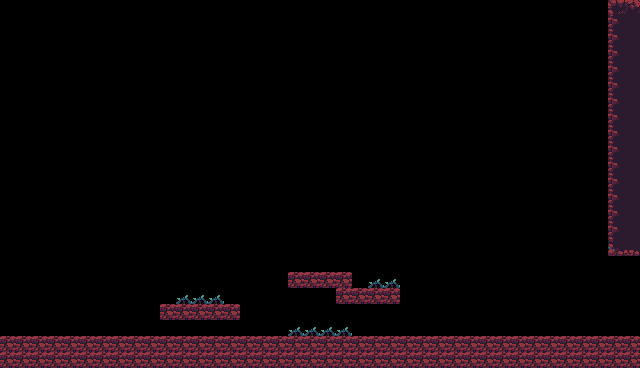

The image is a tile-based game level rendered from a .tmx file. Its description and complete source (layers, tilesets, objects, tile grids) follow:
An orthogonal 40x23 tile map with 16x16 px tiles, 2 tile layers (ground, flora) and 8 objects (gold_key, exit_point).

<map version="1.5" tiledversion="1.6.0" orientation="orthogonal" renderorder="right-down" width="40" height="23" tilewidth="16" tileheight="16" infinite="0" nextlayerid="7" nextobjectid="18">
 <editorsettings>
  <export target="../wasteland.lua" format="lua" />
 </editorsettings>
 <tileset firstgid="1" name="files" tilewidth="16" tileheight="16" tilecount="512" columns="32">
  <image source="../imgs/tiles.png" width="512" height="256" />
 </tileset>
 <layer id="1" name="ground" width="40" height="23">
  <data encoding="csv">
0,0,0,0,0,0,0,0,0,0,0,0,0,0,0,0,0,0,0,0,0,0,0,0,0,0,0,0,0,0,0,0,0,0,0,0,0,0,237,238,
0,0,0,0,0,0,0,0,0,0,0,0,0,0,0,0,0,0,0,0,0,0,0,0,0,0,0,0,0,0,0,0,0,0,0,0,0,0,269,270,
0,0,0,0,0,0,0,0,0,0,0,0,0,0,0,0,0,0,0,0,0,0,0,0,0,0,0,0,0,0,0,0,0,0,0,0,0,0,269,270,
0,0,0,0,0,0,0,0,0,0,0,0,0,0,0,0,0,0,0,0,0,0,0,0,0,0,0,0,0,0,0,0,0,0,0,0,0,0,269,270,
0,0,0,0,0,0,0,0,0,0,0,0,0,0,0,0,0,0,0,0,0,0,0,0,0,0,0,0,0,0,0,0,0,0,0,0,0,0,269,270,
0,0,0,0,0,0,0,0,0,0,0,0,0,0,0,0,0,0,0,0,0,0,0,0,0,0,0,0,0,0,0,0,0,0,0,0,0,0,269,270,
0,0,0,0,0,0,0,0,0,0,0,0,0,0,0,0,0,0,0,0,0,0,0,0,0,0,0,0,0,0,0,0,0,0,0,0,0,0,269,270,
0,0,0,0,0,0,0,0,0,0,0,0,0,0,0,0,0,0,0,0,0,0,0,0,0,0,0,0,0,0,0,0,0,0,0,0,0,0,269,270,
0,0,0,0,0,0,0,0,0,0,0,0,0,0,0,0,0,0,0,0,0,0,0,0,0,0,0,0,0,0,0,0,0,0,0,0,0,0,269,270,
0,0,0,0,0,0,0,0,0,0,0,0,0,0,0,0,0,0,0,0,0,0,0,0,0,0,0,0,0,0,0,0,0,0,0,0,0,0,269,270,
0,0,0,0,0,0,0,0,0,0,0,0,0,0,0,0,0,0,0,0,0,0,0,0,0,0,0,0,0,0,0,0,0,0,0,0,0,0,269,270,
0,0,0,0,0,0,0,0,0,0,0,0,0,0,0,0,0,0,0,0,0,0,0,0,0,0,0,0,0,0,0,0,0,0,0,0,0,0,269,270,
0,0,0,0,0,0,0,0,0,0,0,0,0,0,0,0,0,0,0,0,0,0,0,0,0,0,0,0,0,0,0,0,0,0,0,0,0,0,269,270,
0,0,0,0,0,0,0,0,0,0,0,0,0,0,0,0,0,0,0,0,0,0,0,0,0,0,0,0,0,0,0,0,0,0,0,0,0,0,269,270,
0,0,0,0,0,0,0,0,0,0,0,0,0,0,0,0,0,0,0,0,0,0,0,0,0,0,0,0,0,0,0,0,0,0,0,0,0,0,269,270,
0,0,0,0,0,0,0,0,0,0,0,0,0,0,0,0,0,0,0,0,0,0,0,0,0,0,0,0,0,0,0,0,0,0,0,0,0,0,301,302,
0,0,0,0,0,0,0,0,0,0,0,0,0,0,0,0,0,0,0,0,0,0,0,0,0,0,0,0,0,0,0,0,0,0,0,0,0,0,0,0,
0,0,0,0,0,0,0,0,0,0,0,0,0,0,0,0,0,0,263,263,263,263,0,0,0,0,0,0,0,0,0,0,0,0,0,0,0,0,0,0,
0,0,0,0,0,0,0,0,0,0,0,0,0,0,0,0,0,0,0,0,0,263,263,263,263,0,0,0,0,0,0,0,0,0,0,0,0,0,0,0,
0,0,0,0,0,0,0,0,0,0,263,263,263,263,263,0,0,0,0,0,0,0,0,0,0,0,0,0,0,0,0,0,0,0,0,0,0,0,0,0,
0,0,0,0,0,0,0,0,0,0,0,0,0,0,0,0,0,0,0,0,0,0,0,0,0,0,0,0,0,0,0,0,0,0,0,0,0,0,0,0,
263,263,263,263,263,263,263,263,263,263,263,263,263,263,263,263,263,263,263,263,263,263,263,263,263,263,263,263,263,263,263,263,263,263,263,263,263,263,263,263,
263,263,263,263,263,263,263,263,263,263,263,263,263,263,263,263,263,263,263,263,263,263,263,263,263,263,263,263,263,263,263,263,263,263,263,263,263,263,263,263
</data>
 </layer>
 <layer id="2" name="flora" width="40" height="23">
  <data encoding="csv">
0,0,0,0,0,0,0,0,0,0,0,0,0,0,0,0,0,0,0,0,0,0,0,0,0,0,0,0,0,0,0,0,0,0,0,0,0,0,0,0,
0,0,0,0,0,0,0,0,0,0,0,0,0,0,0,0,0,0,0,0,0,0,0,0,0,0,0,0,0,0,0,0,0,0,0,0,0,0,0,0,
0,0,0,0,0,0,0,0,0,0,0,0,0,0,0,0,0,0,0,0,0,0,0,0,0,0,0,0,0,0,0,0,0,0,0,0,0,0,0,0,
0,0,0,0,0,0,0,0,0,0,0,0,0,0,0,0,0,0,0,0,0,0,0,0,0,0,0,0,0,0,0,0,0,0,0,0,0,0,0,0,
0,0,0,0,0,0,0,0,0,0,0,0,0,0,0,0,0,0,0,0,0,0,0,0,0,0,0,0,0,0,0,0,0,0,0,0,0,0,0,0,
0,0,0,0,0,0,0,0,0,0,0,0,0,0,0,0,0,0,0,0,0,0,0,0,0,0,0,0,0,0,0,0,0,0,0,0,0,0,0,0,
0,0,0,0,0,0,0,0,0,0,0,0,0,0,0,0,0,0,0,0,0,0,0,0,0,0,0,0,0,0,0,0,0,0,0,0,0,0,0,0,
0,0,0,0,0,0,0,0,0,0,0,0,0,0,0,0,0,0,0,0,0,0,0,0,0,0,0,0,0,0,0,0,0,0,0,0,0,0,0,0,
0,0,0,0,0,0,0,0,0,0,0,0,0,0,0,0,0,0,0,0,0,0,0,0,0,0,0,0,0,0,0,0,0,0,0,0,0,0,0,0,
0,0,0,0,0,0,0,0,0,0,0,0,0,0,0,0,0,0,0,0,0,0,0,0,0,0,0,0,0,0,0,0,0,0,0,0,0,0,0,0,
0,0,0,0,0,0,0,0,0,0,0,0,0,0,0,0,0,0,0,0,0,0,0,0,0,0,0,0,0,0,0,0,0,0,0,0,0,0,0,0,
0,0,0,0,0,0,0,0,0,0,0,0,0,0,0,0,0,0,0,0,0,0,0,0,0,0,0,0,0,0,0,0,0,0,0,0,0,0,0,0,
0,0,0,0,0,0,0,0,0,0,0,0,0,0,0,0,0,0,0,0,0,0,0,0,0,0,0,0,0,0,0,0,0,0,0,0,0,0,0,0,
0,0,0,0,0,0,0,0,0,0,0,0,0,0,0,0,0,0,0,0,0,0,0,0,0,0,0,0,0,0,0,0,0,0,0,0,0,0,0,0,
0,0,0,0,0,0,0,0,0,0,0,0,0,0,0,0,0,0,0,0,0,0,0,0,0,0,0,0,0,0,0,0,0,0,0,0,0,0,0,0,
0,0,0,0,0,0,0,0,0,0,0,0,0,0,0,0,0,0,0,0,0,0,0,0,0,0,0,0,0,0,0,0,0,0,0,0,0,0,0,0,
0,0,0,0,0,0,0,0,0,0,0,0,0,0,0,0,0,0,0,0,0,0,0,0,0,0,0,0,0,0,0,0,0,0,0,0,0,0,0,0,
0,0,0,0,0,0,0,0,0,0,0,0,0,0,0,0,0,0,0,0,0,0,0,343,343,0,0,0,0,0,0,0,0,0,0,0,0,0,0,0,
0,0,0,0,0,0,0,0,0,0,0,343,343,343,0,0,0,0,0,0,0,0,0,0,0,0,0,0,0,0,0,0,0,0,0,0,0,0,0,0,
0,0,0,0,0,0,0,0,0,0,0,0,0,0,0,0,0,0,0,0,0,0,0,0,0,0,0,0,0,0,0,0,0,0,0,0,0,0,0,0,
0,0,0,0,0,0,0,0,0,0,0,0,0,0,0,0,0,0,343,343,343,343,0,0,0,0,0,0,0,0,0,0,0,0,0,0,0,0,0,0,
0,0,0,0,0,0,0,0,0,0,0,0,0,0,0,0,0,0,0,0,0,0,0,0,0,0,0,0,0,0,0,0,0,0,0,0,0,0,0,0,
0,0,0,0,0,0,0,0,0,0,0,0,0,0,0,0,0,0,0,0,0,0,0,0,0,0,0,0,0,0,0,0,0,0,0,0,0,0,0,0
</data>
 </layer>
 <objectgroup color="#00aa00" id="3" name="solid">
  <object id="3" x="0" y="334.935" width="638.884" height="31.7229">
   <properties>
    <property name="collidable" type="bool" value="true" />
   </properties>
  </object>
  <object id="8" x="160.891" y="303.472" width="79.884" height="16.7229">
   <properties>
    <property name="collidable" type="bool" value="true" />
   </properties>
  </object>
  <object id="9" x="287.725" y="270.639" width="64.2173" height="16.7229">
   <properties>
    <property name="collidable" type="bool" value="true" />
   </properties>
  </object>
  <object id="10" x="336.391" y="286.972" width="62.884" height="16.7229">
   <properties>
    <property name="collidable" type="bool" value="true" />
   </properties>
  </object>
  <object id="11" x="0" y="1.33333" width="3" height="365.333">
   <properties>
    <property name="collidable" type="bool" value="true" />
   </properties>
  </object>
  <object id="17" x="605.891" y="0.971883" width="33.3333" height="255.333">
   <properties>
    <property name="collidable" type="bool" value="true" />
   </properties>
  </object>
 </objectgroup>
 <objectgroup color="#aaff00" id="5" name="item">
  <object id="13" name="key_1" type="gold_key" x="308.667" y="238.333" width="20.3333" height="20.3333">
   <properties>
    <property name="collidable" type="bool" value="false" />
   </properties>
   <ellipse />
  </object>
 </objectgroup>
 <objectgroup color="#0000ff" id="6" name="triggers">
  <object id="15" type="exit_point" x="623.5" y="257.333" width="15.5" height="78.6667">
   <properties>
    <property name="collidable" type="bool" value="true" />
    <property name="requires" value="gold_key" />
    <property name="requires_type" value="gold_key" />
   </properties>
  </object>
 </objectgroup>
</map>